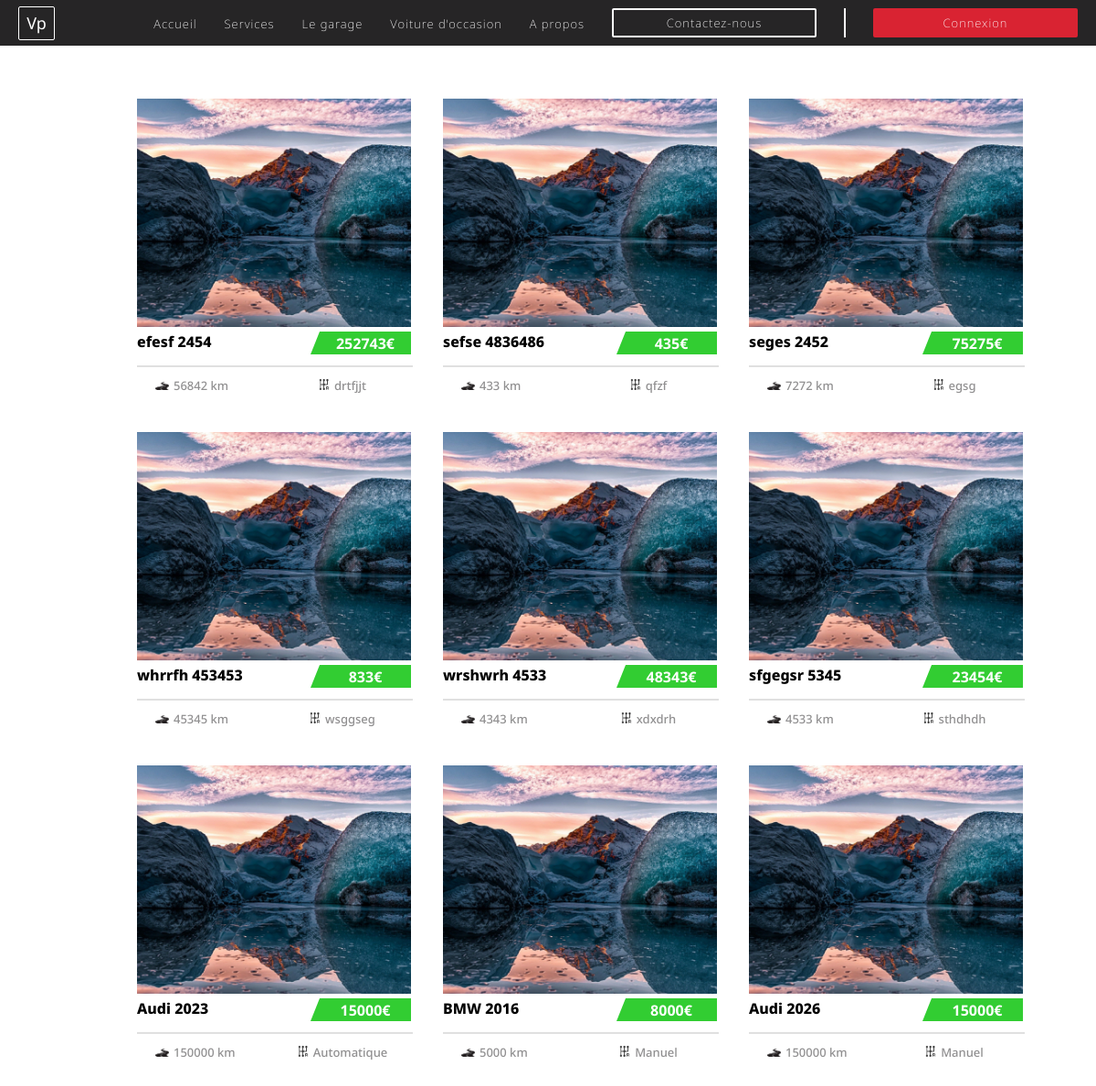
Page /page-venteAuto/indexAuto.php on the committed database.
### tables this page shows
CREATE TABLE `auto` (
  `id` int NOT NULL AUTO_INCREMENT,
  `prix` varchar(50) DEFAULT NULL,
  `image` varchar(255) NOT NULL,
  `annee` int NOT NULL,
  `kilometre` varchar(50) DEFAULT NULL,
  `model` varchar(500) DEFAULT NULL,
  `boite` varchar(50) DEFAULT NULL,
  `description` text,
  PRIMARY KEY (`id`)
);

### src/CRUD-Admin/mesFonctionsSQL.php (called while the page is built, shortened)
<?php
function getDatabaseConnexion() {
        $serveur = "localhost";
        $utilisateur = "root";
        $motdepasse = "Yassine73";
        $basededonnees = "ecf-garageauto";
        $connexion = new mysqli($serveur, $utilisateur, $motdepasse, $basededonnees);
        return $connexion;
}
function getAllAuto() {
    $con = getDatabaseConnexion();
    $res = mysqli_query($con, "SELECT * from auto");
    $rows = mysqli_fetch_all($res);
    return $rows;
}
?>

### src/page-venteAuto/indexAuto.php (the view, shortened to what this page needs)
<?php
require_once '../CRUD-Admin/mesFonctionsSQL.php';
$columns = getAllAuto();
?>
<!DOCTYPE html>
<html lang="fr">
<head>
    <link href="./venteOccas.css" rel="stylesheet">
</head>
<body>
    <header>
        <nav>
                <ul>
                    <div class="contain-logo">
                        <div class="logo"
                            style=" border-radius: 2px; font-weight: 500;">
                            <a href="/src/">Vp</a>
                        </div>
                    </div>
                    <div class="contain-nav">
                        <li><a class="navigation" href="/src/index.php">Accueil</a></li>
                        <li><a class="navigation" href="#">Services</a></li>
                        <li><a class="navigation" href="#">Le garage</a></li>
                        <li><a class="navigation" href="./page-venteAuto/indexAuto.php">Voiture d'occasion</a></li>
                        <li><a class="navigation" href="#">A propos</a></li>
                        <li class="rdv  btn-top" >
                            <a class="" href="/src/contact/indexContact.php">Contactez-nous</a>
                        </li>
                        <div id="separation"></div>
                        <?php
                        if(isset($_SESSION['login']) && $_SESSION['login'] == 'true'){
                            echo '<div style="margin-right: 20px">';
                            echo '<a onclick="clicksession()" href="#"><img style="width: 30px" src="/img/user.svg"></a>';
                            echo '</div>';
                        }else{
                            echo '<li class="connect btn-top" >';
                            echo '<a onclick="clicklogin()" class="" href="#">Connexion</a>';
                            echo '</li>';
                        }
                        ?>
                    </div>
                </ul>
            </nav>
    </header>
    <main style="height: 1500px">
        <div class="wrapper-auto">
            <div class="contain-auto">
            <?php
                foreach($columns as $row){
                    $price = $row[1];
                    $picture = $row[2];
                    $annee = $row[3];
                    $kilometre = $row[4];
                    $model = $row[5];
                    $boite = $row[6];
                    echo '<div class="auto">';
                        echo '<div class="img-container">';
                        echo '<img id="imgAuto" class="img-auto" src="' . $picture . '" alt="">';
                        echo '</div>';
                        echo '<div class="grid-auto">';
                        echo '<div class="model">' . $model .' '. $annee . '</div>';
                        echo '<div class="bg-price"><div class="price">' . $price . '</div></div>';
                        echo '<div class="separation-auto"></div>';
                        echo '<div class="kilometre">'. '<img class="svg-auto" src="/img/kilometre.svg">' . $kilometre . '</div>';
                        echo '<div class="boite">'. '<img class="svg-auto boite-svg" src="/img/boite.svg">'. $boite . '</div>';
                        echo '</div>';
                    echo '</div>';
                }
            ?>
            </div>
        </div>
    </main>
</body>
</html>

### src/page-venteAuto/venteOccas.css (style rules this page uses)
* { font-family: 'Noto Sans', sans-serif; margin: 0; padding: 0; text-decoration: none; list-style: none; }
.contain-logo { display: flex; align-items: center; justify-content: center; width: 60px; }
.logo { border: 1px solid white; padding: 5px 8px 6px 8px; transition: border 0.2s ease; margin-left: 20px; }
.logo > a { color: white; font-size: large; }
nav { width: 100%; height: 50px; background: #262526; position: fixed; z-index: 10000; }
nav > ul { display: flex; justify-content: space-between; height: 100%; }
.contain-nav { display: flex; align-items: center; gap: 10px; height: 100%; }
.contain-nav > li > a { color: white; font-size: small; font-weight: 200; letter-spacing: 1px; }
.navigation { margin-right: 20px; transition: 0.2 ease; }
#separation { height: 30px; border: 1px solid white; margin-left: 20px; margin-right: 20px; }
.btn-top { display: flex; justify-content: center; align-items: center; width: 220px; border-radius: 2px; height: 28px; }
.btn-top > a { font-size: larger; font-weight: 600; }
.rdv { border: 2px solid white; }
.connect { border: 2px solid #D92332; background-color:#D92332; margin-right: 20px; }
main { overflow-x: hidden; width: 97vw; padding: 0; }
.wrapper-auto { width: 100vw; overflow: hidden; padding: 150px; padding-top: 50px; margin-top: 5%; }
.contain-auto { width: 100%; margin: 0; flex-wrap: wrap; display: flex; gap: 35px; }
.auto { width: 300px; }
.grid-auto { width: 100%; display: grid; grid-template-rows: 1fr 1fr 1fr; grid-template-columns: 1fr 1fr; grid-template-areas: "itm1 itm2" "itm3 itm3" "itm4 itm5"; }
.bg-price { width : 100px; border-bottom : 25px solid #32CD32; border-left : 10px solid transparent; justify-self: end; position: relative; }
.model { grid-area: itm1; font-weight: 800; font-size: medium; }
.price { color: white; font-weight: 700; font-size: 16px; position: absolute; top: 50%; left: 50%; transform: translate(-50%, 11%); }
.separation-auto { grid-area: itm3; border: 1px solid #0000001f; width: 100%; align-self: center; }
.kilometre { grid-area: itm4; margin-left: 20px; font-size:small ; color: #26252683; font-weight: 500; }
.boite { grid-area: itm5; justify-self: center; font-size:small ; color: #26252683; font-weight: 500; }
.img-container { position: relative; }
.img-auto { height: 250px; width: 300px; object-fit: cover; }
.svg-auto { margin-right: 5px; width: 15px; }
.boite-svg { width: 12px; }
a { color: white; font-weight: 400; }

### rows in the picture
auto: image (picture), model "efesf", annee "2454", prix "252743€", kilometre "56842 km", boite "drtfjjt"
auto: image (picture), model "sefse", annee "4836486", prix "435€", kilometre "433 km", boite "qfzf"
auto: image (picture), model "seges", annee "2452", prix "75275€", kilometre "7272 km", boite "egsg"
auto: image (picture), model "whrrfh", annee "453453", prix "833€", kilometre "45345 km", boite "wsggseg"
auto: image (picture), model "wrshwrh", annee "4533", prix "48343€", kilometre "4343 km", boite "xdxdrh"
auto: image (picture), model "sfgegsr", annee "5345", prix "23454€", kilometre "4533 km", boite "sthdhdh"
auto: image (picture), model "Audi", annee "2023", prix "15000€", kilometre "150000 km", boite "Automatique"
auto: image (picture), model "BMW", annee "2016", prix "8000€", kilometre "5000 km", boite "Manuel"
auto: image (picture), model "Audi", annee "2026", prix "15000€", kilometre "150000 km", boite "Manuel"
